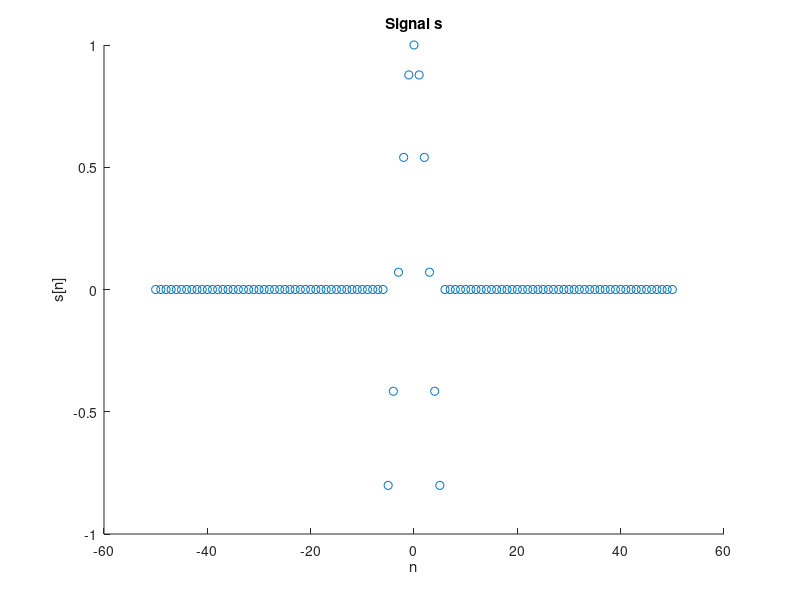
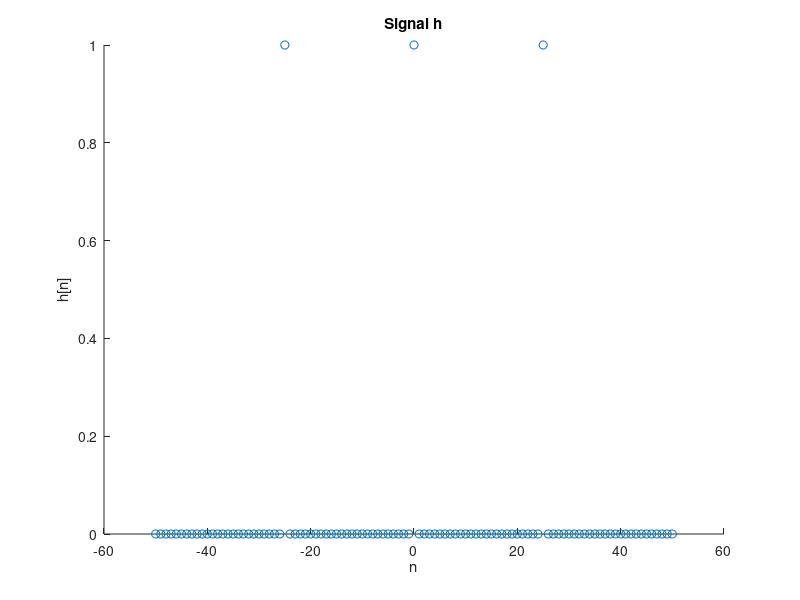

Write the MATLAB code that produced these figures, in order. (Note: this script raises an error after producing the figures.)
%% part01: Convolution
% Kagan Erunsal, kagan.erunsal@epfl.ch, Oct 2021

%% Q1

n = -50:1:50;

s = zeros(length(n),1);

% a)
%Signal s
for i=1:length(n)
    if (n(i) >= -5) && (n(i) <= 5)
        s(i)= cos(0.5*n(i));
    else 
        s(i) = 0;
    end 
end 

 figure(1)
 scatter(n,s)
 title('Signal s');
 xlabel('n');
 ylabel('s[n]')

 %Signal h 
 h = zeros(length(n),1);
for i=1:length(n)
    if (n(i) == -25) || (n(i) == 0) || (n(i) == 25)
        h(i)= 1;
    else 
        h(i) = 0;
    end 
end 

 figure(2)
 scatter(n,h)
 title('Signal h');
 xlabel('n');
 ylabel('h[n]')
 
%% b)
first_signal = h;
second_signal = s;

result = take_conv(first_signal,second_signal);
x = -length(n)+1:length(n)-1;
figure(3)
stem(x, result)
title('Discrete Convolution (h*s)')